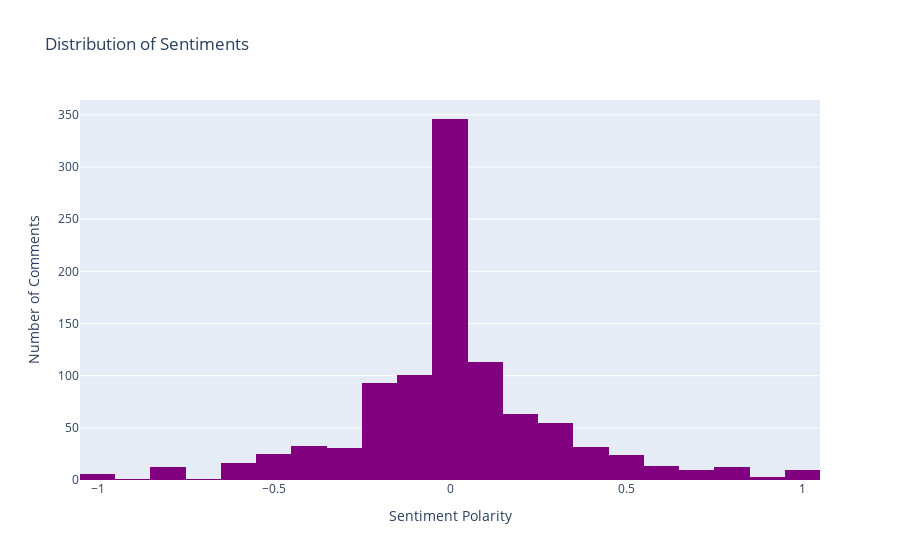

The notebook cell this image was saved under:
### Markdown cell above
### 4. Análisis de sentimientos

Aunque la toxicidad y el sentimiento no son lo mismo, puede ser interesante ver cómo se distribuyen los sentimientos en los comentarios. 

Utilizaremos el paquete TextBlob para realizar un análisis de sentimientos rápido y obtener la polaridad de cada comentario. La polaridad oscila entre -1 (negativo) y 1 (positivo), con 0 siendo neutral.

### Code cell
# Analizar el sentimiento de cada comentario
df['Sentiment_Polarity'] = df['Text'].apply(lambda x: TextBlob(str(x)).sentiment.polarity)

# Visualizar la distribución del análisis de sentimientos usando plotly
fig = px.histogram(df, x='Sentiment_Polarity', nbins=30, 
                   title='Distribution of Sentiments', 
                   color_discrete_sequence=['purple'])
fig.update_layout(xaxis_title='Sentiment Polarity', yaxis_title='Number of Comments')
fig.show()

### Figure 1 — Plotly figure (JSON) as saved in the notebook; plotly's stock layout.template omitted (floating-point values rounded to 4 significant figures; data arrays with more than 128 entries replaced by an {"elided": "..."} marker saying what was removed)
{"data": [{"alignmentgroup": "True", "bingroup": "x", "hovertemplate": "Sentiment_Polarity=%{x}<br>count=%{y}<extra></extra>", "legendgroup": "", "marker": {"color": "purple", "pattern": {"shape": ""}}, "name": "", "nbinsx": 30, "offsetgroup": "", "orientation": "v", "showlegend": false, "type": "histogram", "x": {"elided": "1000 float values"}, "xaxis": "x", "yaxis": "y"}], "layout": {"barmode": "relative", "legend": {"tracegroupgap": 0}, "title": {"text": "Distribution of Sentiments"}, "xaxis": {"anchor": "y", "domain": [0, 1], "title": {"text": "Sentiment Polarity"}}, "yaxis": {"anchor": "x", "domain": [0, 1], "title": {"text": "Number of Comments"}}}}
